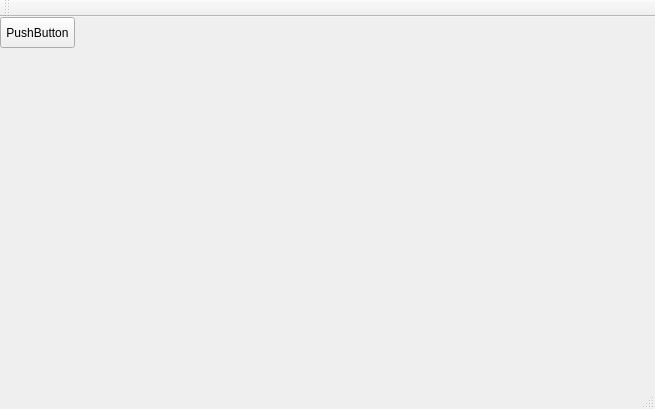
<?xml version="1.0" encoding="UTF-8"?>
<ui version="4.0">
 <class>MainWindow</class>
 <widget class="QMainWindow" name="MainWindow">
  <property name="geometry">
   <rect>
    <x>0</x>
    <y>0</y>
    <width>655</width>
    <height>409</height>
   </rect>
  </property>
  <property name="windowTitle">
   <string>MainWindow</string>
  </property>
  <widget class="QWidget" name="centralWidget">
   <widget class="QCustomPlot" name="widget" native="true">
    <property name="geometry">
     <rect>
      <x>10</x>
      <y>30</y>
      <width>641</width>
      <height>331</height>
     </rect>
    </property>
   </widget>
   <widget class="QPushButton" name="pushButton">
    <property name="geometry">
     <rect>
      <x>0</x>
      <y>0</y>
      <width>75</width>
      <height>31</height>
     </rect>
    </property>
    <property name="text">
     <string>PushButton</string>
    </property>
   </widget>
  </widget>
  <widget class="QMenuBar" name="menuBar">
   <property name="geometry">
    <rect>
     <x>0</x>
     <y>0</y>
     <width>655</width>
     <height>18</height>
    </rect>
   </property>
  </widget>
  <widget class="QToolBar" name="mainToolBar">
   <attribute name="toolBarArea">
    <enum>TopToolBarArea</enum>
   </attribute>
   <attribute name="toolBarBreak">
    <bool>false</bool>
   </attribute>
  </widget>
  <widget class="QStatusBar" name="statusBar"/>
 </widget>
 <layoutdefault spacing="6" margin="11"/>
 <customwidgets>
  <customwidget>
   <class>QCustomPlot</class>
   <extends>QWidget</extends>
   <header>qcustomplot.h</header>
   <container>1</container>
  </customwidget>
 </customwidgets>
 <resources/>
 <connections/>
</ui>
